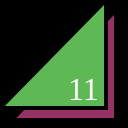
Frame 1 (no input)
Frame 60 (no input): identical to frame 1, image omitted
Frame 120 (the mouse pressed at the canvas centre since frame 60): identical to frame 1, image omitted

The p5.js sketch that drew this single still picture (run headless with seeded random() and noise() and a simulated clock; from frame 60 on, the mouse is pressed at the canvas centre):

// p5.js sketch
// ── sketch.js
function setup() {
  createCanvas(128,128);
}

function draw() {
  background(0);
  strokeWeight(4);
  fill(150, 50, 100);
  triangle(12,120,116,120,116,10);
  fill(94, 185, 84);
  triangle(0,108,106,108,106,0);
  fill(255);
  textSize(32);
  textFont("serif");
  text("11", 68, 100);
}
